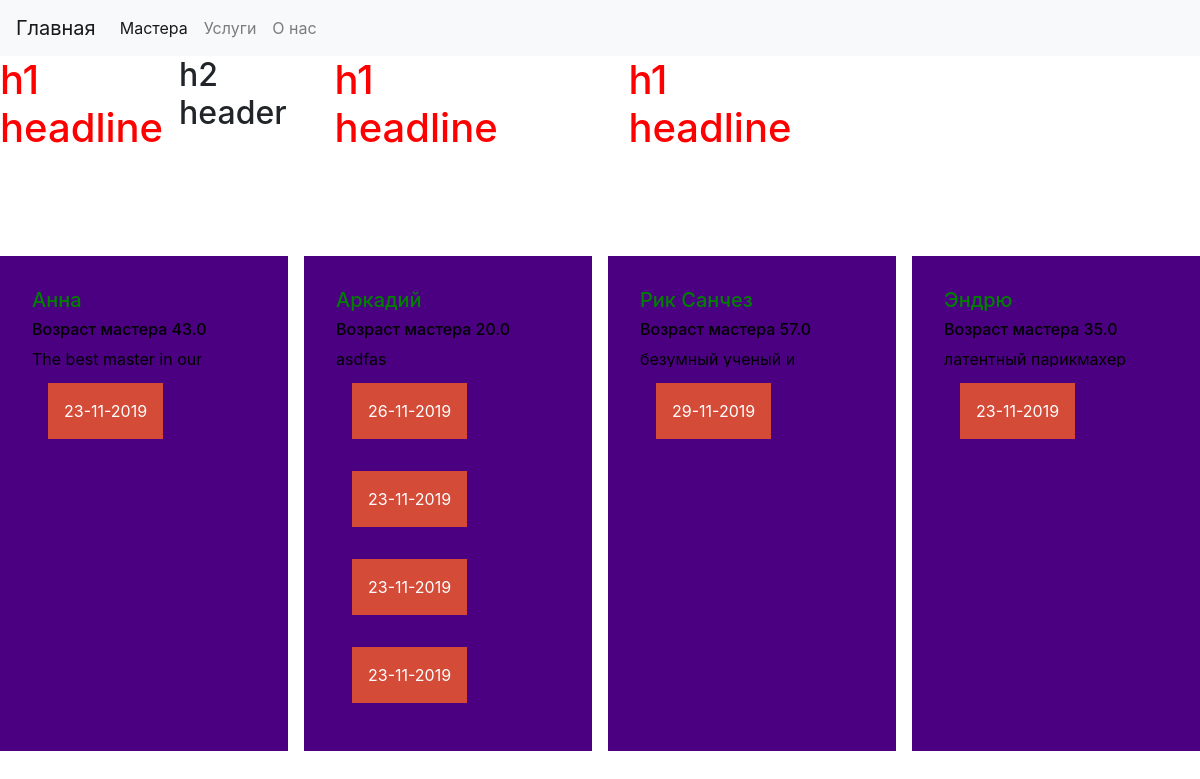
Before: /masters/ with the older database file.
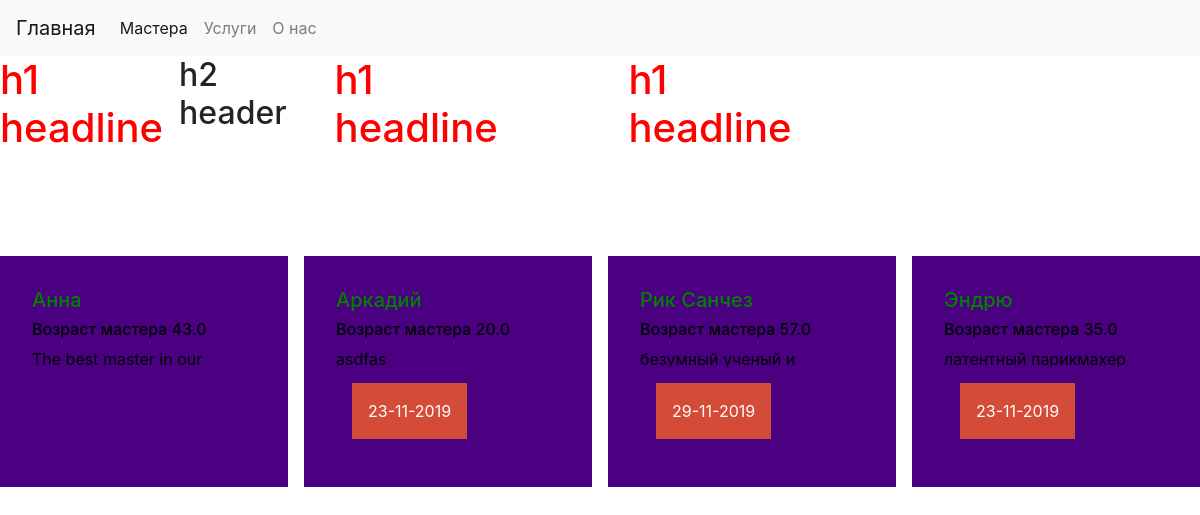
After: the same page with the newer database file.
### main_app/models.py (models this page shows, shortened)
class Master(models.Model):
    master_name = models.CharField(max_length= 50, verbose_name = 'Имя мастера')
    age = models.FloatField()
    description = models.TextField()
    master_service = models.ManyToManyField('Service')
    free_time = models.ManyToManyField('FreeTime')
    class Meta:
        verbose_name = 'Мастер'
        verbose_name_plural = 'Мастера'

class FreeTime(models.Model):
    time = models.DateTimeField(verbose_name = 'Свободное время')
    free_or_not = models.BooleanField(default= True)
    class Meta():
        verbose_name = 'Время'
        verbose_name_plural = 'Время'

### main_app/views.py (the view)
# urls.py: path('masters/', FindMaster, name = 'masters_page'),
def FindMaster(request):
    masters = Master.objects.all()
    data = {'masters': masters}
    return render(request, 'main_app/find_master.html', data)

### main_app/templates/main_app/find_master.html (shortened to what this page needs)
{% extends 'main_app/base.html'%}
{% block content %}
<div class="cardes">
  <div class="cardes">
    <h1>h1 headline</h1>
    <h2>h2 header</h2>
  </div>
  <div class="cardes">
    <h1>h1 headline</h1>
  </div>
  <div class="cardes">
    <h1>h1 headline</h1>
  </div>
</div>
<div class="cardes">
  {%for master in masters %}
      <div class="master_card">
        <h5 >{{master.master_name}}</h5>
        <h6 >Возраст мастера {{master.age}}</h6>
        <div class="description">
          <p >{{master.description}}</p>
        </div>
        {%for time in master.free_time.all %}
        <div class="inner_button">
          <a href= "/record/{{master.id}}/{{time.id}}" class="knopka" type="button">{{time.time|date:"d-m-Y"}}</a>
        </div>
        {% endfor %}
      </div>
    {% endfor %}
</div>
{% endblock %}

Changed rows visible on the page:
removed FreeTime: time "23-11-2019"
removed FreeTime: time "26-11-2019", shown under Master "Аркадий"
removed FreeTime: time "23-11-2019", shown under Master "Аркадий"
